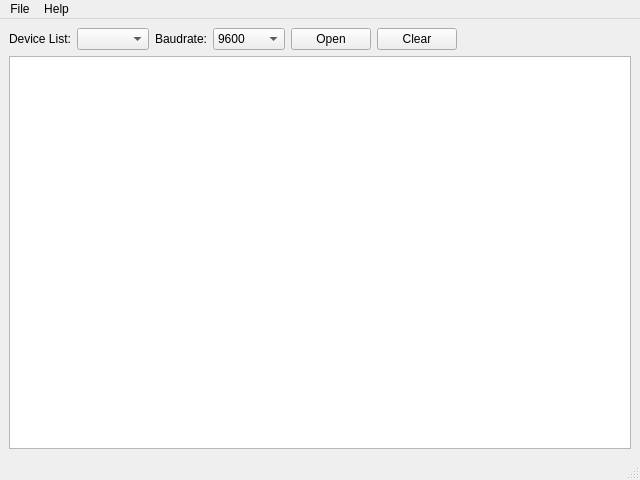
<?xml version="1.0" encoding="UTF-8"?>
<ui version="4.0">
 <class>MainWindow</class>
 <widget class="QMainWindow" name="MainWindow">
  <property name="geometry">
   <rect>
    <x>0</x>
    <y>0</y>
    <width>640</width>
    <height>480</height>
   </rect>
  </property>
  <property name="windowTitle">
   <string>CP2110 HID USB-to-UART</string>
  </property>
  <widget class="QWidget" name="centralwidget">
   <layout class="QVBoxLayout" name="verticalLayout_2">
    <item>
     <layout class="QVBoxLayout" name="verticalLayout">
      <item>
       <layout class="QHBoxLayout" name="horizontalLayout">
        <item>
         <widget class="QLabel" name="label">
          <property name="text">
           <string>Device List:</string>
          </property>
         </widget>
        </item>
        <item>
         <widget class="QComboBox" name="device_combobox">
          <property name="sizePolicy">
           <sizepolicy hsizetype="Preferred" vsizetype="Preferred">
            <horstretch>0</horstretch>
            <verstretch>0</verstretch>
           </sizepolicy>
          </property>
         </widget>
        </item>
        <item>
         <widget class="QLabel" name="label_2">
          <property name="text">
           <string>Baudrate:</string>
          </property>
         </widget>
        </item>
        <item>
         <widget class="QComboBox" name="baudrate_combobox">
          <item>
           <property name="text">
            <string>9600</string>
           </property>
          </item>
          <item>
           <property name="text">
            <string>38400</string>
           </property>
          </item>
          <item>
           <property name="text">
            <string>115200</string>
           </property>
          </item>
         </widget>
        </item>
        <item>
         <widget class="QPushButton" name="open_pushbutton">
          <property name="text">
           <string>Open</string>
          </property>
         </widget>
        </item>
        <item>
         <widget class="QPushButton" name="clear_pushbutton">
          <property name="text">
           <string>Clear</string>
          </property>
         </widget>
        </item>
        <item>
         <spacer name="horizontalSpacer">
          <property name="orientation">
           <enum>Qt::Horizontal</enum>
          </property>
          <property name="sizeHint" stdset="0">
           <size>
            <width>40</width>
            <height>20</height>
           </size>
          </property>
         </spacer>
        </item>
       </layout>
      </item>
      <item>
       <widget class="QTextBrowser" name="rx_textbrowser">
        <property name="font">
         <font>
          <family>Courier New</family>
         </font>
        </property>
       </widget>
      </item>
     </layout>
    </item>
   </layout>
  </widget>
  <widget class="QMenuBar" name="menubar">
   <property name="geometry">
    <rect>
     <x>0</x>
     <y>0</y>
     <width>640</width>
     <height>21</height>
    </rect>
   </property>
   <widget class="QMenu" name="menuFile">
    <property name="title">
     <string>File</string>
    </property>
    <addaction name="actionScan"/>
    <addaction name="actionExit"/>
   </widget>
   <widget class="QMenu" name="menuHelp">
    <property name="title">
     <string>Help</string>
    </property>
    <addaction name="actionAbout"/>
   </widget>
   <addaction name="menuFile"/>
   <addaction name="menuHelp"/>
  </widget>
  <widget class="QStatusBar" name="statusbar"/>
  <action name="actionScan">
   <property name="text">
    <string>Scan</string>
   </property>
   <property name="shortcut">
    <string>Ctrl+S</string>
   </property>
  </action>
  <action name="actionExit">
   <property name="text">
    <string>Exit</string>
   </property>
   <property name="shortcut">
    <string>Ctrl+E</string>
   </property>
  </action>
  <action name="actionAbout">
   <property name="text">
    <string>About</string>
   </property>
   <property name="shortcut">
    <string>Ctrl+A</string>
   </property>
  </action>
 </widget>
 <resources/>
 <connections>
  <connection>
   <sender>clear_pushbutton</sender>
   <signal>clicked()</signal>
   <receiver>rx_textbrowser</receiver>
   <slot>clear()</slot>
   <hints>
    <hint type="sourcelabel">
     <x>392</x>
     <y>47</y>
    </hint>
    <hint type="destinationlabel">
     <x>455</x>
     <y>88</y>
    </hint>
   </hints>
  </connection>
 </connections>
</ui>
